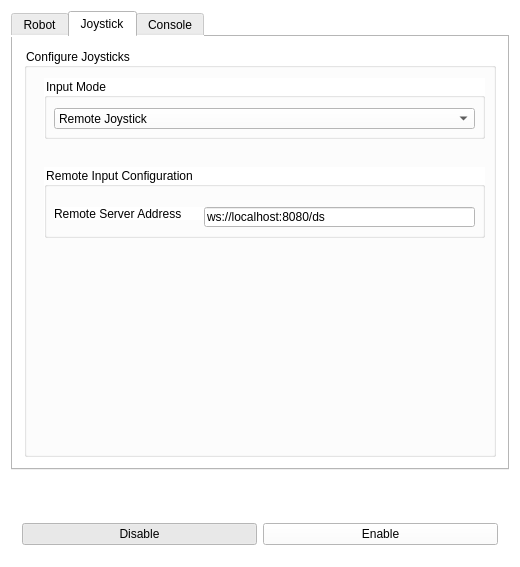
<?xml version="1.0" encoding="UTF-8"?>
<ui version="4.0">
 <class>Window</class>
 <widget class="QMainWindow" name="Window">
  <property name="geometry">
   <rect>
    <x>0</x>
    <y>0</y>
    <width>520</width>
    <height>567</height>
   </rect>
  </property>
  <property name="windowTitle">
   <string>SimpleDS</string>
  </property>
  <property name="styleSheet">
   <string notr="true">background-color: rgb(255, 255, 255);</string>
  </property>
  <widget class="QWidget" name="centralWidget">
   <layout class="QVBoxLayout" name="verticalLayout">
    <item>
     <widget class="QTabWidget" name="TabWidget">
      <property name="enabled">
       <bool>true</bool>
      </property>
      <property name="currentIndex">
       <number>1</number>
      </property>
      <property name="tabsClosable">
       <bool>false</bool>
      </property>
      <widget class="QWidget" name="MainTab">
       <attribute name="title">
        <string>Robot</string>
       </attribute>
       <layout class="QVBoxLayout" name="verticalLayout_4">
        <item>
         <widget class="QWidget" name="widget" native="true">
          <layout class="QHBoxLayout" name="horizontalLayout">
           <item>
            <widget class="QLabel" name="FRCLogo">
             <property name="text">
              <string/>
             </property>
             <property name="pixmap">
              <pixmap resource="../resources/resources.qrc">:/pixmaps/lightning.png</pixmap>
             </property>
             <property name="scaledContents">
              <bool>false</bool>
             </property>
             <property name="alignment">
              <set>Qt::AlignCenter</set>
             </property>
            </widget>
           </item>
          </layout>
         </widget>
        </item>
        <item>
         <widget class="QGroupBox" name="groupBox">
          <property name="title">
           <string>Robot Information</string>
          </property>
          <layout class="QGridLayout" name="gridLayout">
           <item row="0" column="0">
            <widget class="QLabel" name="statusLabel">
             <property name="text">
              <string>Status</string>
             </property>
            </widget>
           </item>
           <item row="0" column="2">
            <widget class="QLabel" name="Status">
             <property name="minimumSize">
              <size>
               <width>160</width>
               <height>0</height>
              </size>
             </property>
             <property name="font">
              <font>
               <weight>75</weight>
               <bold>true</bold>
              </font>
             </property>
             <property name="text">
              <string>--.--</string>
             </property>
             <property name="alignment">
              <set>Qt::AlignCenter</set>
             </property>
            </widget>
           </item>
           <item row="2" column="0">
            <widget class="QLabel" name="voltageLabel">
             <property name="text">
              <string>Voltage</string>
             </property>
            </widget>
           </item>
           <item row="2" column="2">
            <widget class="QLabel" name="Voltage">
             <property name="minimumSize">
              <size>
               <width>160</width>
               <height>0</height>
              </size>
             </property>
             <property name="font">
              <font>
               <weight>75</weight>
               <bold>true</bold>
              </font>
             </property>
             <property name="text">
              <string>--.--</string>
             </property>
             <property name="alignment">
              <set>Qt::AlignCenter</set>
             </property>
            </widget>
           </item>
           <item row="0" column="1">
            <spacer name="horizontalSpacer">
             <property name="orientation">
              <enum>Qt::Horizontal</enum>
             </property>
             <property name="sizeType">
              <enum>QSizePolicy::MinimumExpanding</enum>
             </property>
             <property name="sizeHint" stdset="0">
              <size>
               <width>20</width>
               <height>20</height>
              </size>
             </property>
            </spacer>
           </item>
          </layout>
         </widget>
        </item>
        <item>
         <widget class="QGroupBox" name="ModesBox">
          <property name="title">
           <string>Mode</string>
          </property>
          <layout class="QVBoxLayout" name="verticalLayout_2">
           <item>
            <widget class="QRadioButton" name="Test">
             <property name="text">
              <string>Test</string>
             </property>
             <attribute name="buttonGroup">
              <string notr="true">ModesGroup</string>
             </attribute>
            </widget>
           </item>
           <item>
            <widget class="QRadioButton" name="Autonomous">
             <property name="text">
              <string>Auto</string>
             </property>
             <attribute name="buttonGroup">
              <string notr="true">ModesGroup</string>
             </attribute>
            </widget>
           </item>
           <item>
            <widget class="QRadioButton" name="Teleoperated">
             <property name="text">
              <string>TeleOp</string>
             </property>
             <property name="checked">
              <bool>true</bool>
             </property>
             <attribute name="buttonGroup">
              <string notr="true">ModesGroup</string>
             </attribute>
            </widget>
           </item>
          </layout>
         </widget>
        </item>
        <item>
         <widget class="QGroupBox" name="SettingsBox">
          <property name="title">
           <string>Settings</string>
          </property>
          <layout class="QGridLayout" name="gridLayout_2">
           <item row="1" column="0">
            <widget class="QLabel" name="ProtocolLAbel">
             <property name="text">
              <string>Protocol</string>
             </property>
            </widget>
           </item>
           <item row="1" column="2">
            <widget class="QComboBox" name="Protocols"/>
           </item>
           <item row="0" column="2">
            <widget class="QSpinBox" name="TeamNumber">
             <property name="contextMenuPolicy">
              <enum>Qt::DefaultContextMenu</enum>
             </property>
             <property name="maximum">
              <number>9999</number>
             </property>
             <property name="value">
              <number>862</number>
             </property>
            </widget>
           </item>
           <item row="2" column="0">
            <widget class="QLabel" name="TeamStationLabel">
             <property name="text">
              <string>Team Station</string>
             </property>
            </widget>
           </item>
           <item row="2" column="2">
            <widget class="QComboBox" name="TeamStation"/>
           </item>
           <item row="0" column="0">
            <widget class="QLabel" name="TeamLabel">
             <property name="text">
              <string>Team Number</string>
             </property>
            </widget>
           </item>
           <item row="0" column="1">
            <spacer name="Spacer">
             <property name="orientation">
              <enum>Qt::Horizontal</enum>
             </property>
             <property name="sizeType">
              <enum>QSizePolicy::Fixed</enum>
             </property>
             <property name="sizeHint" stdset="0">
              <size>
               <width>20</width>
               <height>0</height>
              </size>
             </property>
            </spacer>
           </item>
           <item row="3" column="0">
            <widget class="QLabel" name="RobotIPLabel">
             <property name="text">
              <string>Robot IP Address</string>
             </property>
            </widget>
           </item>
           <item row="3" column="2">
            <widget class="QLineEdit" name="RobotIP"/>
           </item>
          </layout>
         </widget>
        </item>
       </layout>
      </widget>
      <widget class="QWidget" name="JoysticksTab">
       <attribute name="title">
        <string>Joystick</string>
       </attribute>
       <layout class="QVBoxLayout" name="verticalLayout_6">
        <item>
         <widget class="QGroupBox" name="JoyBox">
          <property name="title">
           <string>Configure Joysticks</string>
          </property>
          <property name="checkable">
           <bool>false</bool>
          </property>
          <widget class="QGroupBox" name="InputMode">
           <property name="geometry">
            <rect>
             <x>20</x>
             <y>30</y>
             <width>441</width>
             <height>61</height>
            </rect>
           </property>
           <property name="title">
            <string>Input Mode</string>
           </property>
           <widget class="QComboBox" name="comboBox">
            <property name="geometry">
             <rect>
              <x>10</x>
              <y>30</y>
              <width>421</width>
              <height>21</height>
             </rect>
            </property>
            <item>
             <property name="text">
              <string>Remote Joystick</string>
             </property>
            </item>
            <item>
             <property name="text">
              <string>Local USB Joystick</string>
             </property>
            </item>
            <item>
             <property name="text">
              <string>Local Keyboard Joystick Simulator</string>
             </property>
            </item>
           </widget>
          </widget>
          <widget class="QGroupBox" name="groupBox_2">
           <property name="geometry">
            <rect>
             <x>20</x>
             <y>119</y>
             <width>441</width>
             <height>71</height>
            </rect>
           </property>
           <property name="title">
            <string>Remote Input Configuration</string>
           </property>
           <widget class="QLineEdit" name="ServerAddy">
            <property name="geometry">
             <rect>
              <x>160</x>
              <y>40</y>
              <width>271</width>
              <height>20</height>
             </rect>
            </property>
            <property name="text">
             <string>ws://localhost:8080/ds</string>
            </property>
            <property name="clearButtonEnabled">
             <bool>false</bool>
            </property>
           </widget>
           <widget class="QLabel" name="RobotIPLabel_2">
            <property name="geometry">
             <rect>
              <x>10</x>
              <y>40</y>
              <width>193</width>
              <height>13</height>
             </rect>
            </property>
            <property name="text">
             <string>Remote Server Address</string>
            </property>
           </widget>
           <zorder>RobotIPLabel_2</zorder>
           <zorder>ServerAddy</zorder>
          </widget>
         </widget>
        </item>
       </layout>
      </widget>
      <widget class="QWidget" name="NetConsoleTab">
       <attribute name="title">
        <string>Console</string>
       </attribute>
       <layout class="QVBoxLayout" name="verticalLayout_3">
        <item>
         <widget class="QLabel" name="MessagesLabel">
          <property name="text">
           <string>Messages:</string>
          </property>
         </widget>
        </item>
        <item>
         <widget class="QTextBrowser" name="Console">
          <property name="font">
           <font>
            <stylestrategy>PreferAntialias</stylestrategy>
           </font>
          </property>
         </widget>
        </item>
       </layout>
      </widget>
     </widget>
    </item>
    <item>
     <spacer name="WindowSpacer">
      <property name="orientation">
       <enum>Qt::Vertical</enum>
      </property>
      <property name="sizeType">
       <enum>QSizePolicy::Expanding</enum>
      </property>
      <property name="sizeHint" stdset="0">
       <size>
        <width>20</width>
        <height>32</height>
       </size>
      </property>
     </spacer>
    </item>
    <item>
     <widget class="QWidget" name="Buttons" native="true">
      <layout class="QHBoxLayout" name="horizontalLayout_2">
       <item>
        <widget class="QPushButton" name="Disable">
         <property name="text">
          <string>Disable</string>
         </property>
         <property name="checkable">
          <bool>true</bool>
         </property>
         <property name="checked">
          <bool>true</bool>
         </property>
         <attribute name="buttonGroup">
          <string notr="true">StatusGroup</string>
         </attribute>
        </widget>
       </item>
       <item>
        <widget class="QPushButton" name="Enable">
         <property name="text">
          <string>Enable</string>
         </property>
         <property name="checkable">
          <bool>true</bool>
         </property>
         <attribute name="buttonGroup">
          <string notr="true">StatusGroup</string>
         </attribute>
        </widget>
       </item>
      </layout>
     </widget>
    </item>
   </layout>
  </widget>
 </widget>
 <layoutdefault spacing="6" margin="11"/>
 <resources>
  <include location="../resources/resources.qrc"/>
 </resources>
 <connections/>
 <buttongroups>
  <buttongroup name="ModesGroup"/>
  <buttongroup name="StatusGroup"/>
 </buttongroups>
</ui>
